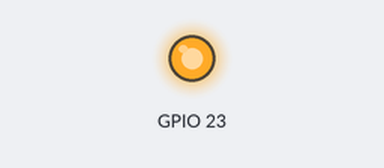
A program run on a simulated Raspberry Pi (BCM pin numbers). On the bench: output pins drawn as LEDs (lit = HIGH). At 0.0 s the program stops and its outputs stay as they are.

Above: at 0.1 s.
Timing chart, 0 to 1.5 s (numbered marks = the images above):
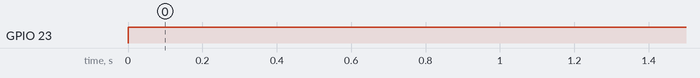

Measured:
- by itself, GPIO 23: LOW → HIGH at 0.00 s

The program:

LedRedOn.py
```python
import RPi.GPIO as GPIO                                               # Importation des librairies qui gerent les ports
import time                                                           # Importation de la librairie temps

GPIO.setwarnings(False)                                               # Mettre sur OFF les alertes (qui sont inutiles)
GPIO.setmode(GPIO.BCM)                                                # BCM : Numero des GPIO (GPIO 18)
GPIO.setup(23, GPIO.OUT)                                              # Definition du port en sortie

GPIO.output(23, True)                                             # Mise a zero du GPIO 18 (GND)
```
